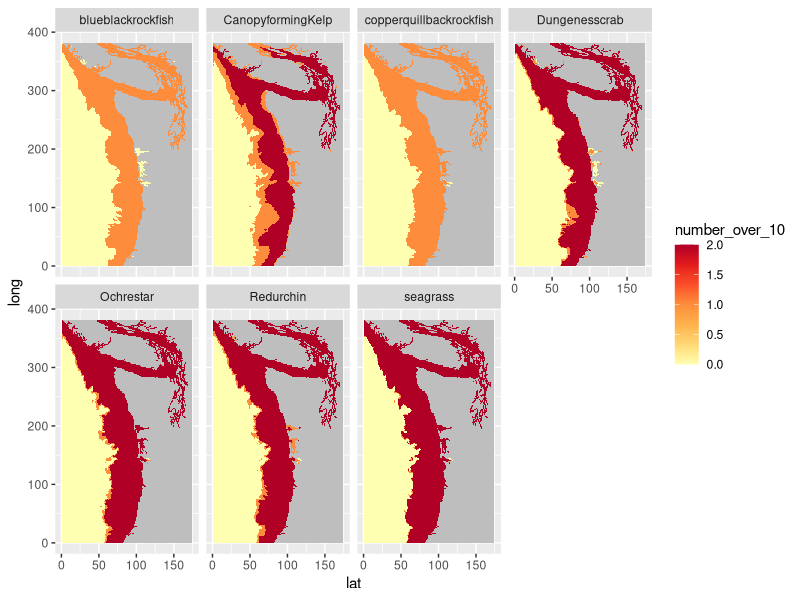
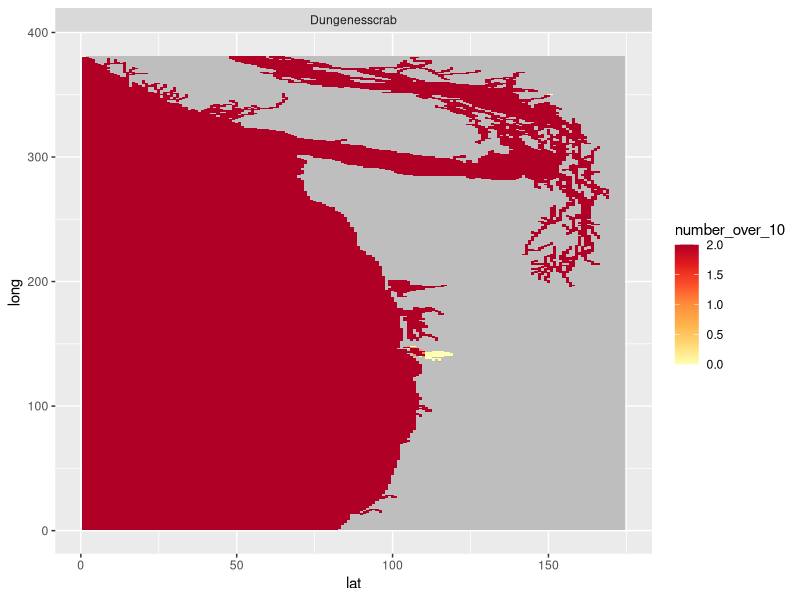

These figures' R source, in order: (Note: this script raises an error after producing the figures.)
# Goal: 
# was: where is there enough change to elicit 10% change in 1,2,3, .. 9 species in at least one biological response?
# in 30%?

#libraries
library(mgcv)
library(ggplot2)
library(dplyr)
library(tidyverse)
library(broom)
library(cowplot)
library(reshape2)
library(gridExtra)
library(RColorBrewer)

#read in sensitivity by study
setwd("/Users/Jennifer_Sunday/Dropbox/UW_Schmidt/data/")
sensitivity_by_group<-read_csv("processed_data/sensitivity_by_group.csv")

#read in benthic map 2km
littleCO2bot<-read_csv("processed_data/2km_delta_pCO2_bot.csv", col_names=F)

#reshape these into a long dataframe - bot layer
littleCO2bot.df<-melt(littleCO2bot) %>%
  mutate(lat=rep(1:dim(littleCO2bot)[1], dim(littleCO2bot)[2])) %>%
  separate(variable, c(NA, "long"), sep = "X", remove = TRUE) %>%
  mutate(long=as.numeric(long))%>%
  mutate(lat=as.numeric(lat))%>%
  mutate(latlong=paste(long, lat, sep="_"))

# calculate delta response for each species
#CO2 - extract benthic species with CO2 response data and add rows for other species
#and change species names so they will work as column names 
CO2_sens<-sensitivity_by_group %>%
  filter(treatment_var=="CO2",
         zone=="benthic") %>%
  mutate(English_Name=gsub(" ","", English_Name)) %>%
  mutate(English_Name=gsub("&","", English_Name)) %>%
  mutate(English_Name=gsub("-","", English_Name))

#make a vector with weighted sensitivity titled by species name
CO2_sens<-CO2_sens %>%
  unite(., col=unique_response, English_Name, response_type, sep="_and_") %>% # make a new column comibining two columns, called unique response
  select(unique_response, weighted_sensitivity) 

#expand out these responses to the entire dataframe of CO2 change, so every unique response has a lat_long
all_CO2_responses<-expand.grid(unique_response=CO2_sens$unique_response, 
                               latlong=littleCO2bot.df$latlong)

#merge empty grid with environmental data, so all unique responses have lat_long and environemntal change
join_grid_and_botCO2<-left_join(all_CO2_responses, littleCO2bot.df)
join_response_and_botCO2<-left_join(join_grid_and_botCO2,CO2_sens)
head(join_response_and_botCO2)

#make new column with % change
join_response_and_botCO2<-join_response_and_botCO2%>%
  mutate(percentchangeCO2=value*weighted_sensitivity*100) %>%
  mutate(no_env_data=ifelse(percentchangeCO2=="NaN", "no_data", "yes_data"))

#Now group by lat_long and species, then ask how many of each group are greater than 10% (need zeros)
CO2bot_responses<-join_response_and_botCO2 %>%
  separate(unique_response, sep="_and_", into=c("species", "response")) %>%
  group_by(species, latlong, no_env_data) %>%
  summarise(number_over_10=length(which(abs(percentchangeCO2)>10)),
            number_over_20=length(which(abs(percentchangeCO2)>20)),
            number_over_30=length(which(abs(percentchangeCO2)>30)),
            number_total=n()) %>%
  separate(latlong, sep="_", into=c("lat", "long")) %>%
  mutate(lat=as.numeric(lat), long=as.numeric(long)) %>%
  mutate(number_over_10=as.numeric(ifelse(no_env_data=="no_data", 
                                          "NA", number_over_10)),
         number_over_20=as.numeric(ifelse(no_env_data=="no_data", 
                                          "NA", number_over_20)),
         number_over_20=as.numeric(ifelse(no_env_data=="no_data", 
                                          "NA", number_over_30)))

CO2bot_responses %>% 
  ggplot(aes(x = lat, y = long)) + geom_tile(aes(fill = number_over_10)) + 
  scale_fill_distiller(palette="YlOrRd", direction=1, na.value="grey") +
  facet_wrap(~species, nrow=2)

write_csv(CO2bot_responses, "processed_data/CO2bot_responses_2km.csv")

#
#
#read in 200 map
littleCO2200<-read_csv("processed_data/2km_delta_pCO2_200m.csv", col_names=F)

#reshape these into a long dataframe - 200 layer
littleCO2200.df<-melt(littleCO2200) %>%
  mutate(lat=rep(1:dim(littleCO2200)[1], dim(littleCO2200)[2])) %>%
  separate(variable, c(NA, "long"), sep = "X", remove = TRUE) %>%
  mutate(long=as.numeric(long))%>%
  mutate(lat=as.numeric(lat))%>%
  mutate(latlong=paste(long, lat, sep="_"))

# calculate delta response for each species
#CO2 - extract benthic species with CO2 response data and add rows for other species
#and change species names so they will work as column names 
CO2_sens<-sensitivity_by_group %>%
  filter(treatment_var=="CO2",
         zone=="pelagic") %>%
  mutate(English_Name=gsub(" ","", English_Name)) %>%
  mutate(English_Name=gsub("&","", English_Name)) %>%
  mutate(English_Name=gsub("-","", English_Name))

#make a vector with weighted sensitivity titled by species name
CO2_sens<-CO2_sens %>%
  unite(., col=unique_response, English_Name, response_type, sep="_and_") %>% # make a new column comibining two columns, called unique response
  select(unique_response, weighted_sensitivity) 

#expand out these responses to the entire dataframe of CO2 change, so every unique response has a lat_long
all_CO2_responses<-expand.grid(unique_response=CO2_sens$unique_response, 
                               latlong=littleCO2200.df$latlong)

#merge empty grid with environmental data, so all unique responses have lat_long and environemntal change
join_grid_and_200CO2<-left_join(all_CO2_responses, littleCO2200.df)
join_response_and_200CO2<-left_join(join_grid_and_200CO2,CO2_sens)
head(join_response_and_200CO2)

#make new column with % change
join_response_and_200CO2<-join_response_and_200CO2%>%
  mutate(percentchangeCO2=value*weighted_sensitivity*100) %>%
  mutate(no_env_data=ifelse(percentchangeCO2=="NaN", "no_data", "yes_data"))

#Now group by lat_long and species, then ask how many of each group are greater than 10% (need zeros)
CO2200_responses<-join_response_and_200CO2 %>%
  separate(unique_response, sep="_and_", into=c("species", "response")) %>%
  group_by(species, latlong, no_env_data) %>%
  summarise(number_over_10=length(which(abs(percentchangeCO2)>10)),
            number_over_20=length(which(abs(percentchangeCO2)>20)),
            number_over_30=length(which(abs(percentchangeCO2)>30)),
            number_total=n()) %>%
  separate(latlong, sep="_", into=c("lat", "long")) %>%
  mutate(lat=as.numeric(lat), long=as.numeric(long)) %>%
  mutate(number_over_10=as.numeric(ifelse(no_env_data=="no_data", 
                                          "NA", number_over_10)),
         number_over_20=as.numeric(ifelse(no_env_data=="no_data", 
                                          "NA", number_over_20)),
         number_over_20=as.numeric(ifelse(no_env_data=="no_data", 
                                          "NA", number_over_30)))

CO2200_responses %>% 
  ggplot(aes(x = lat, y = long)) + geom_tile(aes(fill = number_over_10)) + 
  scale_fill_distiller(palette="YlOrRd", direction=1, na.value="grey") +
  facet_wrap(~species, nrow=2)

write_csv(CO2200_responses, "processed_data/CO2200_responses_2km.csv")


#
#
#
#read in 12km bottom
CO2bot_12<-read_csv("processed_data/12km_delta_pCO2_bot.csv", col_names=F)

#reshape these into a long dataframe - bot layer
CO2bot_12.df<-melt(CO2bot_12) %>%
  mutate(lat=rep(1:dim(CO2bot_12)[1], dim(CO2bot_12)[2])) %>%
  separate(variable, c(NA, "long"), sep = "X", remove = TRUE) %>%
  mutate(long=as.numeric(long))%>%
  mutate(lat=as.numeric(lat))%>%
  mutate(latlong=paste(long, lat, sep="_"))

# calculate delta response for each species
#CO2 - extract benthic species with CO2 response data and add rows for other species
#and change species names so they will work as column names 
CO2_sens<-sensitivity_by_group %>%
  filter(treatment_var=="CO2",
         zone=="benthic") %>%
  mutate(English_Name=gsub(" ","", English_Name)) %>%
  mutate(English_Name=gsub("&","", English_Name)) %>%
  mutate(English_Name=gsub("-","", English_Name))

#make a vector with weighted sensitivity titled by species name
CO2_sens<-CO2_sens %>%
  unite(., col=unique_response, English_Name, response_type, sep="_and_") %>% # make a new column comibining two columns, called unique response
  select(unique_response, weighted_sensitivity) 

#expand out these responses to the entire dataframe of CO2 change, so every unique response has a lat_long
all_CO2_responses_12<-expand.grid(unique_response=CO2_sens$unique_response, 
                               latlong=CO2bot_12.df$latlong)

#merge empty grid with environmental data, so all unique responses have lat_long and environemntal change
join_grid_and_botCO2_12<-left_join(all_CO2_responses_12, CO2bot_12.df)
join_response_and_botCO2_12<-left_join(join_grid_and_botCO2_12,CO2_sens)
head(join_response_and_botCO2_12)

#make new column with % change
join_response_and_botCO2_12<-join_response_and_botCO2_12%>%
  mutate(percentchangeCO2=value*weighted_sensitivity*100) %>%
  mutate(no_env_data=ifelse(percentchangeCO2=="NaN", "no_data", "yes_data"))

#Now group by lat_long and species, then ask how many of each group are greater than 10% (need zeros)
CO2bot_responses_12<-join_response_and_botCO2_12 %>%
  separate(unique_response, sep="_and_", into=c("species", "response")) %>%
  group_by(species, latlong, no_env_data) %>%
  summarise(number_over_10=length(which(abs(percentchangeCO2)>10)),
            number_over_20=length(which(abs(percentchangeCO2)>20)),
            number_over_30=length(which(abs(percentchangeCO2)>30)),
            number_total=n()) %>%
  separate(latlong, sep="_", into=c("lat", "long")) %>%
  mutate(lat=as.numeric(lat), long=as.numeric(long)) %>%
  mutate(number_over_10=as.numeric(ifelse(no_env_data=="no_data", 
                                                   "NA", number_over_10)),
         number_over_20=as.numeric(ifelse(no_env_data=="no_data", 
                                                     "NA", number_over_20)),
         number_over_30=as.numeric(ifelse(no_env_data=="no_data", 
                                                     "NA", number_over_30)))

CO2bot_responses_12 %>% 
  ggplot(aes(x = lat, y = long)) + geom_tile(aes(fill = number_over_10)) + 
  scale_fill_distiller(palette="YlOrRd", direction=1, na.value="grey") +
  facet_wrap(~species, nrow=2)

write_csv(CO2bot_responses_12, "processed_data/CO2bot_responses_12km.csv")
#
#
#
#read in 12km 200tom
CO2200_12<-read_csv("processed_data/12km_delta_pCO2_200m.csv", col_names=F)

#reshape these into a long dataframe - 200 layer
CO2200_12.df<-melt(CO2200_12) %>%
  mutate(lat=rep(1:dim(CO2200_12)[1], dim(CO2200_12)[2])) %>%
  separate(variable, c(NA, "long"), sep = "X", remove = TRUE) %>%
  mutate(long=as.numeric(long))%>%
  mutate(lat=as.numeric(lat))%>%
  mutate(latlong=paste(long, lat, sep="_"))

# calculate delta response for each species
#CO2 - extract benthic species with CO2 response data and add rows for other species
#and change species names so they will work as column names 
CO2_sens<-sensitivity_by_group %>%
  filter(treatment_var=="CO2",
         zone=="pelagic") %>%
  mutate(English_Name=gsub(" ","", English_Name)) %>%
  mutate(English_Name=gsub("&","", English_Name)) %>%
  mutate(English_Name=gsub("-","", English_Name))

#make a vector with weighted sensitivity titled by species name
CO2_sens<-CO2_sens %>%
  unite(., col=unique_response, English_Name, response_type, sep="_and_") %>% # make a new column comibining two columns, called unique response
  select(unique_response, weighted_sensitivity) 

#expand out these responses to the entire dataframe of CO2 change, so every unique response has a lat_long
all_CO2_responses_12<-expand.grid(unique_response=CO2_sens$unique_response, 
                                  latlong=CO2200_12.df$latlong)

#merge empty grid with environmental data, so all unique responses have lat_long and environemntal change
join_grid_and_200CO2_12<-left_join(all_CO2_responses_12, CO2200_12.df)
join_response_and_200CO2_12<-left_join(join_grid_and_200CO2_12,CO2_sens)
head(join_response_and_200CO2_12)

#make new column with % change
join_response_and_200CO2_12<-join_response_and_200CO2_12%>%
  mutate(percentchangeCO2=value*weighted_sensitivity*100) %>%
  mutate(no_env_data=ifelse(percentchangeCO2=="NaN", "no_data", "yes_data"))

#Now group by lat_long and species, then ask how many of each group are greater than 10% (need zeros)
CO2200_responses_12<-join_response_and_200CO2_12 %>%
  separate(unique_response, sep="_and_", into=c("species", "response")) %>%
  group_by(species, latlong, no_env_data) %>%
  summarise(number_over_10=length(which(abs(percentchangeCO2)>10)),
            number_over_20=length(which(abs(percentchangeCO2)>20)),
            number_over_30=length(which(abs(percentchangeCO2)>30)),
            number_total=n()) %>%
  separate(latlong, sep="_", into=c("lat", "long")) %>%
  mutate(lat=as.numeric(lat), long=as.numeric(long))  %>%
  mutate(number_over_10=as.numeric(ifelse(no_env_data=="no_data", 
                                          "NA", number_over_10)),
           number_over_20=as.numeric(ifelse(no_env_data=="no_data", 
                                            "NA", number_over_20)),
           number_over_20=as.numeric(ifelse(no_env_data=="no_data", 
                                            "NA", number_over_30)))

CO2200_responses_12 %>% 
  ggplot(aes(x = lat, y = long)) + geom_tile(aes(fill = number_over_10)) + 
  scale_fill_distiller(palette="YlOrRd", direction=1, na.value="grey") +
  facet_wrap(~species, nrow=2)


write_csv(CO2200_responses_12, "processed_data/CO2200_responses_12km.csv")
